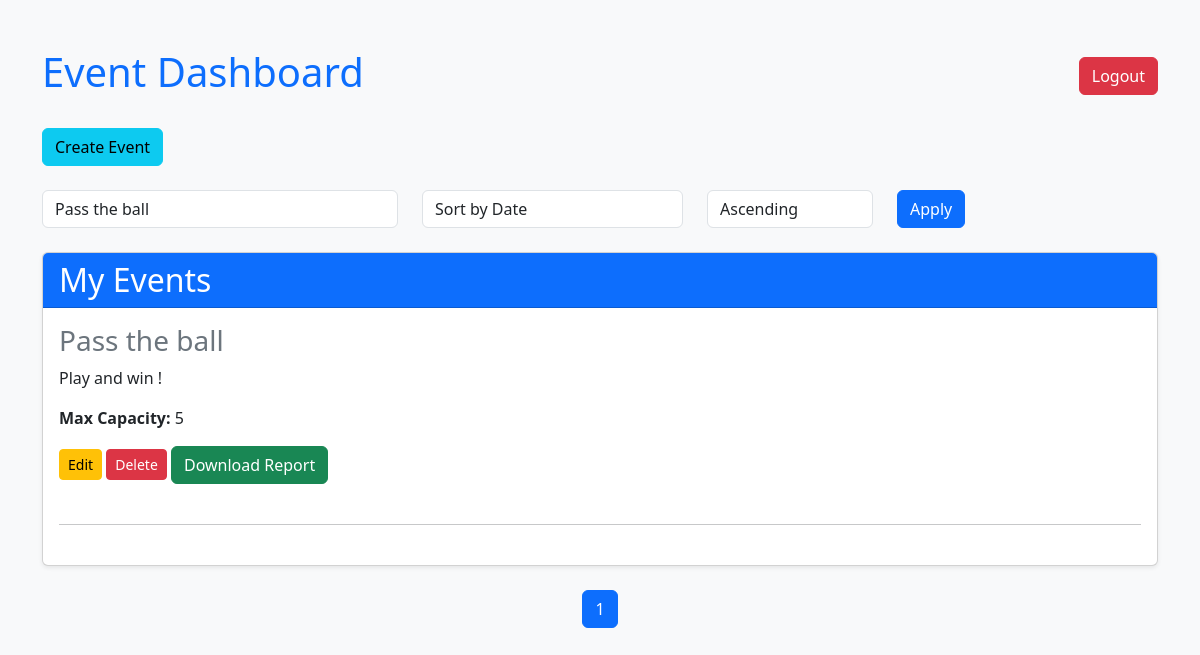
The page /manager/event/dashboard.php?filter=Pass the ball (signed in) on the database its author committed.
### tables this page shows
CREATE TABLE `events` (
  `id` int(11) NOT NULL,
  `user_id` int(11) NOT NULL,
  `name` varchar(255) NOT NULL,
  `description` text DEFAULT NULL,
  `max_capacity` int(11) NOT NULL,
  `created_at` timestamp NOT NULL DEFAULT current_timestamp()
);

### manager/event/dashboard.php (the view, shortened to what this page needs)
<?php
$conn = new mysqli('localhost', 'root', '', 'event_management_system');
$user_id = $_SESSION['user_id'];
$limit = 2;
$page = isset($_GET['page']) ? (int)$_GET['page'] : 1;
$offset = ($page - 1) * $limit;
$filter = isset($_GET['filter']) ? $_GET['filter'] : '';
$sort = isset($_GET['sort']) ? $_GET['sort'] : 'created_at';
$order = isset($_GET['order']) && $_GET['order'] == 'desc' ? 'DESC' : 'ASC';
$sql = "SELECT * FROM events WHERE user_id = ? AND name LIKE ? ORDER BY $sort $order LIMIT ? OFFSET ?";
$stmt = $conn->prepare($sql);
$filter_like = "%" . $filter . "%";
$stmt->bind_param("ssii", $user_id, $filter_like, $limit, $offset);
$stmt->execute();
$result = $stmt->get_result();
$stmt_total = $conn->prepare("SELECT COUNT(*) AS total FROM events WHERE user_id = ? AND name LIKE ?");
$stmt_total->bind_param("ss", $user_id, $filter_like);
$stmt_total->execute();
$total_events = $stmt_total->get_result()->fetch_assoc()['total'];
$total_pages = ceil($total_events / $limit);
?>
<!DOCTYPE html>
<html lang="en">
<head>
    <link rel="stylesheet" href="../../css/bootstrap.min.css">
</head>
<body class="bg-light">
    <div class="container py-5">
        <div class="d-flex justify-content-between align-items-center mb-4">
            <h1 class="text-primary">Event Dashboard</h1>
            <a href="../../auth/logout.php" class="btn btn-danger">Logout</a>
        </div>
        <a href="create_event.php" class="btn btn-info">Create Event</a><br><br>
        <form method="get" action="dashboard.php" class="mb-4">
            <div class="row">
                <div class="col-md-4">
                    <input type="text" name="filter" class="form-control" placeholder="Search by name" value="<?= htmlspecialchars($filter) ?>">
                </div>
                <div class="col-md-3">
                    <select name="sort" class="form-control">
                        <option value="created_at" <?= $sort == 'created_at' ? 'selected' : '' ?>>Sort by Date</option>
                    </select>
                </div>
                <div class="col-md-2">
                    <select name="order" class="form-control">
                        <option value="asc" <?= $order == 'asc' ? 'selected' : '' ?>>Ascending</option>
                    </select>
                </div>
                <div class="col-md-3">
                    <button type="submit" class="btn btn-primary btn-block">Apply</button>
                </div>
            </div>
        </form>
        <div class="card shadow-sm mb-4">
            <div class="card-header bg-primary text-white">
                <h2 class="mb-0">My Events</h2>
            </div>
            <div class="card-body">
                <?php if ($result->num_rows > 0): ?>
                    <?php while ($event = $result->fetch_assoc()): ?>
                        <div class="mb-4">
                            <h3 class="text-secondary"><?= htmlspecialchars($event['name']) ?></h3>
                            <p><?= htmlspecialchars($event['description']) ?></p>
                            <p><strong>Max Capacity:</strong> <?= htmlspecialchars($event['max_capacity']) ?></p>
                            <a href="edit_event.php?id=<?= $event['id'] ?>" class="btn btn-warning btn-sm">Edit</a>
                            <a href="dashboard.php?delete_id=<?= $event['id'] ?>" class="btn btn-danger btn-sm" onclick="return confirm('Are you sure?')">Delete</a>
                            <a href="download_report.php" class="btn btn-success">Download Report</a><br><br>
                            <hr>
                        </div>
                    <?php endwhile; ?>
                <?php else: ?>
                    <p class="text-muted">No events found.</p>
                <?php endif; ?>
            </div>
        </div>
        <nav>
            <ul class="pagination justify-content-center">
                <?php for ($i = 1; $i <= $total_pages; $i++): ?>
                    <li class="page-item <?= ($i == $page) ? 'active' : '' ?>">
                        <a class="page-link" href="?page=<?= $i ?>&filter=<?= urlencode($filter) ?>&sort=<?= $sort ?>&order=<?= $order ?>"><?= $i ?></a>
                    </li>
                <?php endfor; ?>
            </ul>
        </nav>
    </div>
</body>
</html>

### rows shown on the page
events: name "Pass the ball", description "Play and win !", max_capacity "5"
